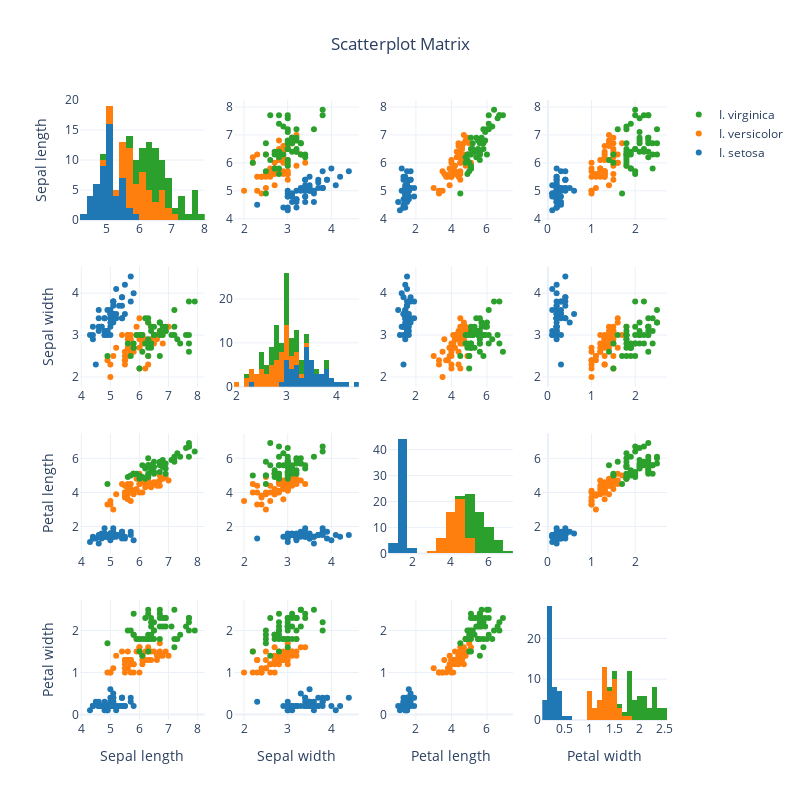

Source (notebook cell):
### Markdown cell above
Make scatter plot showing the covariance of the variables. Check plotly's `create_scatterplotmatrix` function from the `figure_factory`. Your graph should look like this:

<img src="iris.png"></img>

### Code cell
from plotly.figure_factory import create_scatterplotmatrix
import plotly.graph_objects as go

fig = create_scatterplotmatrix(iris, index = "Species", diag = "histogram",
                        height=800, width=800)

for trace in fig['data']:
    if trace.type == 'histogram':
        trace.update(nbinsx=25)  

fig.update_layout(template='plotly_white',
                  title={'x':0.5})

fig.show()
